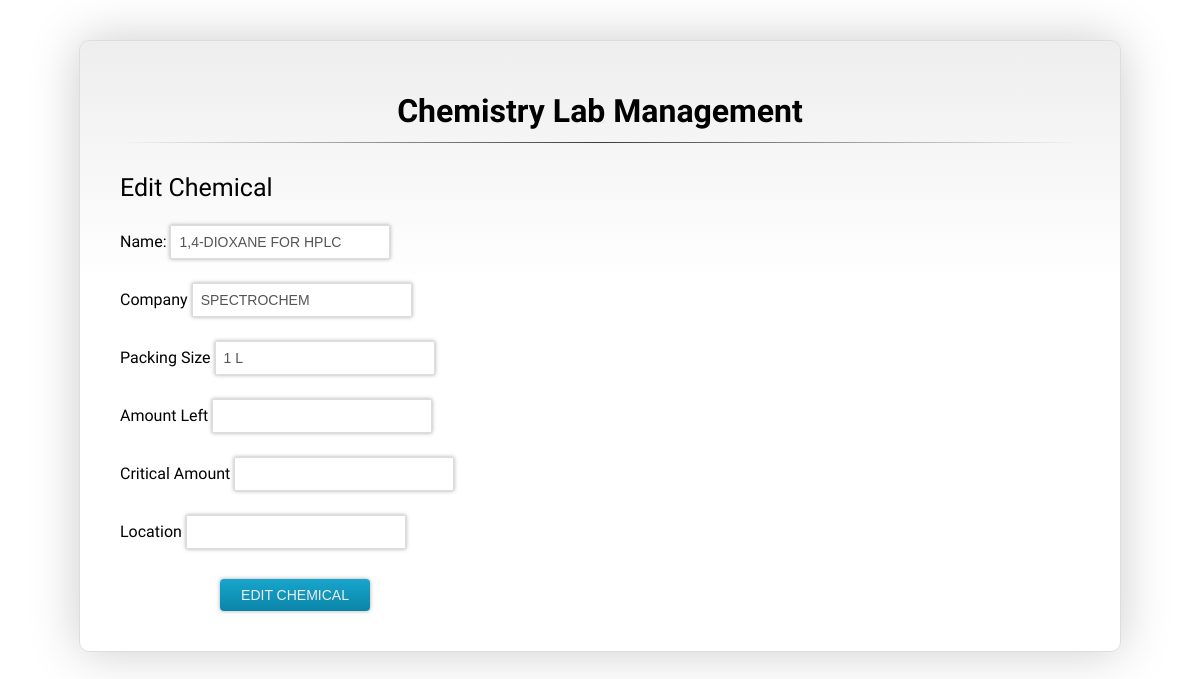
The app's page /edit.php?id=3 (signed in) with its own data.
### tables this page shows
CREATE TABLE `chemicals` (
  `id` int(11) NOT NULL,
  `name` varchar(41) DEFAULT NULL,
  `company` varchar(35) DEFAULT NULL,
  `packing_size` varchar(19) DEFAULT NULL,
  `amount_left` varchar(11) DEFAULT NULL,
  `critical_amount` varchar(15) DEFAULT NULL,
  `location` varchar(8) DEFAULT NULL,
  `formula` varchar(50) NOT NULL,
  `first_aid_measures` longtext NOT NULL,
  `precautions` longtext NOT NULL,
  `storage` longtext NOT NULL,
  `boiling_point` float NOT NULL,
  `melting_point` float NOT NULL,
  `special_remarks_on_reactivity` longtext NOT NULL
);

### edit.php (the view, shortened to what this page needs)
<?php
	$id=$_REQUEST['id'];
	$query = "SELECT * from chemicals where id='".$id."'";
	$result = mysql_query($query);
	$row = mysql_fetch_row($result);
?>
<html>
	<head>
		<link href='css/style.css' rel='stylesheet' type='text/css'>
	</head>
	<body>
<?php
if(isset($_POST['new']) && $_POST['new']==1)
{
$id=$_REQUEST['id'];
$name =$_REQUEST['name'];
$company =$_REQUEST['company'];
$packingsize =$_REQUEST['packingsize'];
$amountleft =$_REQUEST['amountleft'];
$criticalamount =$_REQUEST['criticalamount'];
$location =$_REQUEST['location'];
$update="UPDATE chemicals SET name='".$name."', company='".$company."', packing_size='".$packingsize."', amount_left='".$amountleft."', critical_amount='".$criticalamount."', location='".$location."' WHERE id='".$id."'";
mysql_query($update) or die(mysql_error());
header("Location: lab_admin_screen.php");
$status = "Record Updated Successfully. </br></br><a href='view.php'>View Updated Record</a>";
}else {
?>
<form id="medbuy" method="POST" action="">
	<center>
				<h1>Chemistry Lab Management</h1>
				<hr />
			</center>
	<label for="purchase" style="font-size:25px;">Edit  Chemical</label>
	<br /><br />
	<label for="name">Name:</label>
	<input type="text" name="name" value="<?php echo $row[1];?>" required/>
	<br />
	<label for="company">Company</label>
	<input type="text" name="company" value="<?php echo $row[2];?>" required/>
	<br />
	<label for="packingsize">Packing Size</label>
	<input type="text" name="packingsize" value="<?php echo $row[3];?>" required/>
	<br />
	<label for="amountleft" class="desc">Amount Left</label>
	<input type="text" name="amountleft" pattern="[0-9]+" value="<?php echo $row[4];?>" required/>
	<br />
	<label for="criticalamount" class="desc">Critical Amount</label>
	<input type="text" name="criticalamount" pattern="[0-9]+"  value="<?php echo $row[5];?>" required/>
	<br />
	<label for="saddr" class="desc">Location</label>
	<input type="text" name="location" value="<?php echo $row[6];?>" required/>
	<br />
	<input type="submit" name="submit" value="Edit Chemical" class="submit" id="buysub"/>
</form>
<?php } ?>
	</body>
</html>

### css/style.css (style rules this page uses)
body { margin:0; padding:0; font-family: 'Graduate', Arial, cursive; font-weight:400; }
form { border: 1px solid #ddd; padding: 30px 40px 20px 40px; margin: 40px 0 0 0; width: 960px; height: auto; background: #fff; -webkit-border-radius: 10px; -moz-border-radius: 10px; border-radius: 10px; background: -webkit-gradient(linear, 0% 0%, 0% 40%, from(#EEE), to(#FFFFFF)); background: -moz-linear-gradient(0% 40% 90deg,#FFF, #EEE); -webkit-box-shadow:0px 0 50px #ccc; -moz-box-shadow:0px 0 50px #ccc; box-shadow:0px 0 50px #ccc; margin-left:auto; margin-right:auto; }
input { padding: 8px; margin: 4px 0 20px 0; background: #fff; width: 220px; font-size: 14px; color: #555; border: 1px #ddd solid; -webkit-box-shadow: 0px 0px 4px #aaa; -moz-box-shadow: 0px 0px 4px #aaa; box-shadow: 0px 0px 4px #aaa; -webkit-transition: background 0.3s linear; }
input.submit { width: 150px; color: #eee; text-transform: uppercase; margin-top: 10px; margin-left:100px; background-color: #18a5cc; border: none; -webkit-transition: -webkit-box-shadow 0.3s linear; -moz-border-radius: 4px; -webkit-border-radius: 4px; border-radius: 4px; background: -webkit-gradient(linear, 0% 0%, 0% 100%, from(#18a5cc), to(#0a85a8)); background: -moz-linear-gradient(25% 75% 90deg,#0a85a8, #18a5cc); }
hr { border: 0; height: 1px; margin-top:-10px; margin-bottom:30px; background-image: -webkit-linear-gradient(left, rgba(0,0,0,0), rgba(0,0,0,0.75), rgba(0,0,0,0)); background-image: -moz-linear-gradient(left, rgba(0,0,0,0), rgba(0,0,0,0.75), rgba(0,0,0,0)); background-image: -ms-linear-gradient(left, rgba(0,0,0,0), rgba(0,0,0,0.75), rgba(0,0,0,0)); background-image: -o-linear-gradient(left, rgba(0,0,0,0), rgba(0,0,0,0.75), rgba(0,0,0,0)); }

### records on screen
chemicals: name "1,4-DIOXANE FOR HPLC", company "SPECTROCHEM", packingsize "1 L"
